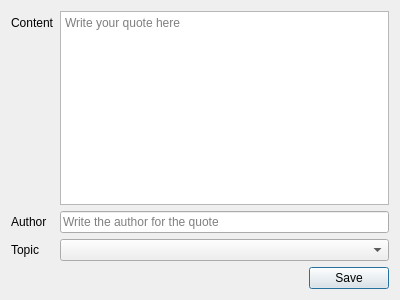
<?xml version="1.0" encoding="UTF-8"?>
<ui version="4.0">
 <class>QuoteDialog</class>
 <widget class="QDialog" name="QuoteDialog">
  <property name="geometry">
   <rect>
    <x>0</x>
    <y>0</y>
    <width>400</width>
    <height>300</height>
   </rect>
  </property>
  <property name="windowTitle">
   <string>Quote</string>
  </property>
  <property name="windowIcon">
   <iconset resource="../resources/resources.qrc">
    <normaloff>:/icons/custom-icons/license.png</normaloff>:/icons/custom-icons/license.png</iconset>
  </property>
  <property name="modal">
   <bool>false</bool>
  </property>
  <layout class="QFormLayout" name="formLayout">
   <item row="0" column="0">
    <widget class="QLabel" name="label_2">
     <property name="text">
      <string>Content</string>
     </property>
    </widget>
   </item>
   <item row="0" column="1">
    <widget class="QPlainTextEdit" name="plainTextEdit">
     <property name="tabChangesFocus">
      <bool>true</bool>
     </property>
     <property name="placeholderText">
      <string>Write your quote here</string>
     </property>
    </widget>
   </item>
   <item row="1" column="0">
    <widget class="QLabel" name="label_3">
     <property name="text">
      <string>Author</string>
     </property>
    </widget>
   </item>
   <item row="1" column="1">
    <widget class="QLineEdit" name="lineEdit">
     <property name="placeholderText">
      <string>Write the author for the quote</string>
     </property>
    </widget>
   </item>
   <item row="2" column="0">
    <widget class="QLabel" name="label">
     <property name="text">
      <string>Topic</string>
     </property>
    </widget>
   </item>
   <item row="2" column="1">
    <widget class="QComboBox" name="comboBox">
     <property name="currentText">
      <string/>
     </property>
    </widget>
   </item>
   <item row="5" column="0" colspan="2">
    <layout class="QHBoxLayout" name="horizontalLayout_2">
     <item>
      <spacer name="horizontalSpacer">
       <property name="orientation">
        <enum>Qt::Horizontal</enum>
       </property>
       <property name="sizeHint" stdset="0">
        <size>
         <width>40</width>
         <height>20</height>
        </size>
       </property>
      </spacer>
     </item>
     <item>
      <widget class="QPushButton" name="SaveButton">
       <property name="text">
        <string>Save</string>
       </property>
       <property name="icon">
        <iconset resource="../resources/resources.qrc">
         <normaloff>:/icons/custom-icons/floppy-disk.png</normaloff>:/icons/custom-icons/floppy-disk.png</iconset>
       </property>
      </widget>
     </item>
    </layout>
   </item>
  </layout>
 </widget>
 <tabstops>
  <tabstop>plainTextEdit</tabstop>
  <tabstop>lineEdit</tabstop>
  <tabstop>comboBox</tabstop>
  <tabstop>SaveButton</tabstop>
 </tabstops>
 <resources>
  <include location="../resources/resources.qrc"/>
 </resources>
 <connections/>
</ui>
